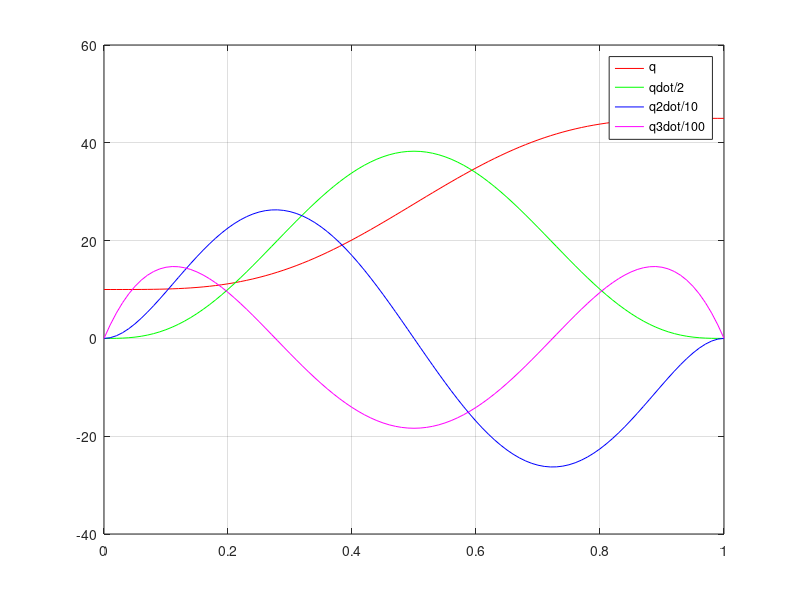

MATLAB code for this plot:
% q(t) = a0 + a1*t + a2*t^2 + a3*t^3 + a4*t^4 + a5*t^5 + a6*t^6 + a7*t^7
q0   = 10; qf  = 45;
q0d  = 0;  qfd = 0;
q0dd = 0; qfdd = 0;
q03d = 0; qf3d = 0;
t0   = 0;  tf  = 1;

A = [1  t0  t0^2  t0^3    t0^4     t0^5     t0^6      t0^7;
     0  1   2*t0  3*t0^2  4*t0^3   5*t0^4   6*t0^5    7*t0^6;
     0  0   2     6*t0    12*t0^2  20*t0^3  30*t0^4   42*t0^5;
     0  0   0     6       24*t0    60*t0^2  120*t0^3  210*t0^4;
     1  tf  tf^2  tf^3    tf^4     tf^5     tf^6      tf^7;
     0  1   2*tf  3*tf^2  4*tf^3   5*tf^4   6*tf^5    7*tf^6;
     0  0   2     6*tf    12*tf^2  20*tf^3  30*tf^4   42*tf^5;
     0  0   0     6       24*tf    60*tf^2  120*tf^3  210*tf^4];
 
b = [q0; q0d; q0dd; q03d; qf; qfd; qfdd; qf3d];

a = inv(A)*b
a0 = a(1); a1 = a(2); a2 = a(3); a3 = a(4); 
a4 = a(5); a5 = a(6); a6 = a(7); a7 = a(8);

t = t0:0.01:tf;
qt   = a0 + a1*t + a2*t.^2 + a3*t.^3 + a4*t.^4 + a5*t.^5 + a6*t.^6 + a7*t.^7;
qtd  = a1 + 2*a2*t + 3*a3*t.^2 + 4*a4*t.^3 + 5*a5*t.^4 + 6*a6*t.^5 + 7*a7*t.^6;
qtd  = qtd /2; 
qtdd = 2*a2 + 6*a3*t + 12*a4*t.^2 + 20*a5*t.^3 + 30*a6*t.^4 + 42*a7*t.^5;
qtdd = qtdd / 10;
qt3d = 6*a3 + 24*a4*t + 60*a5*t.^2 + 120*a6*t.^3 + 210*a7*t.^4;
qt3d = qt3d / 100;
plot(t,qt,'r', t,qtd,'g', t,qtdd,'b', t,qt3d,'m')
grid on
legend('q', 'qdot/2','q2dot/10','q3dot/100')